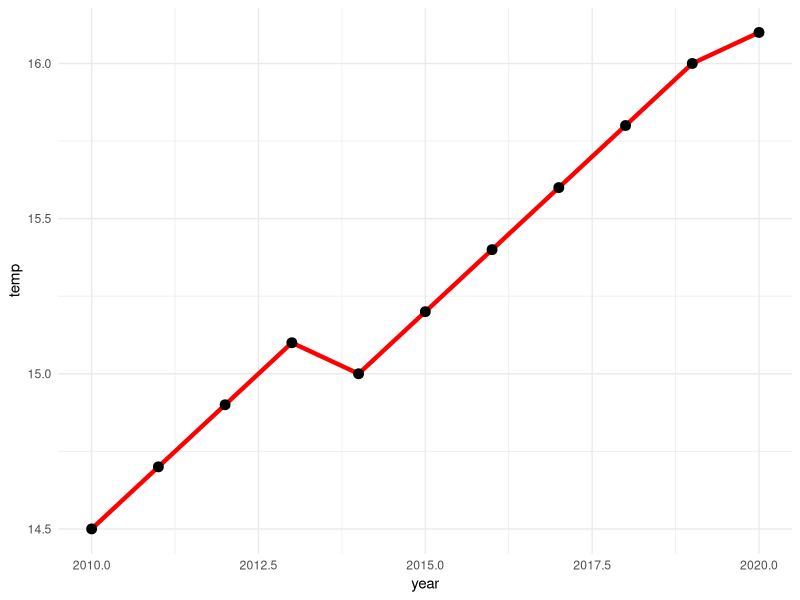
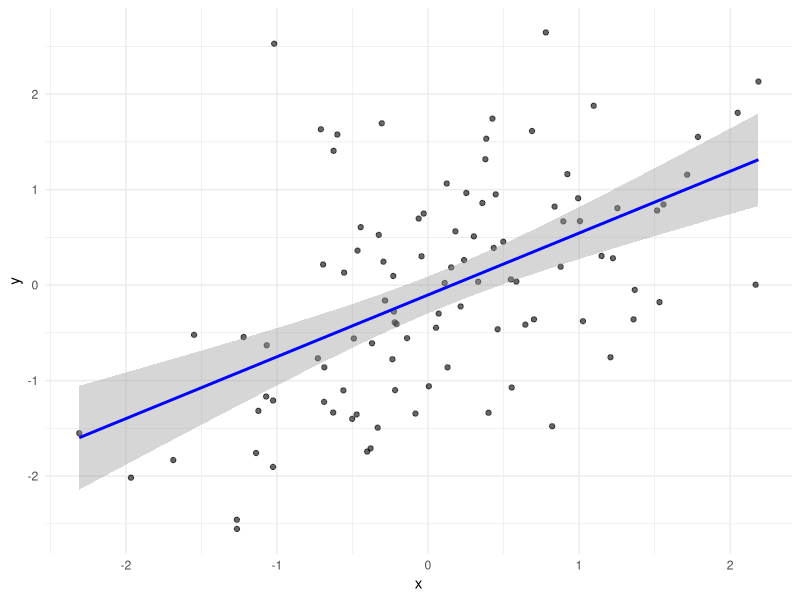

Source code (R) for these figures, in order:
## ---- chunk 1
#| echo: false
#| warning: false
library(ggplot2)

# Create temperature plot
temp_data <- data.frame(
  year = 2010:2020,
  temp = c(14.5, 14.7, 14.9, 15.1, 15.0, 15.2, 15.4, 15.6, 15.8, 16.0, 16.1)
)

ggplot(temp_data, aes(x = year, y = temp)) +
  geom_line(color = "red", size = 1.5) +
  geom_point(size = 3) +
  theme_minimal()
## ---- chunk 2
#| echo: false
library(knitr)

data <- data.frame(
  c(2010, 2015, 2020),
  c(14.5, 15.2, 16.1),
  c(350, 380, 410)
)

kable(data)
## ---- chunk 3
#| echo: false
#| warning: false

# Create correlation plot
set.seed(123)
cor_data <- data.frame(
  x = rnorm(100),
  y = rnorm(100)
)
cor_data$y <- cor_data$y + 0.7 * cor_data$x

ggplot(cor_data, aes(x = x, y = y)) +
  geom_point(alpha = 0.6) +
  geom_smooth(method = "lm", se = TRUE, color = "blue") +
  theme_minimal()
